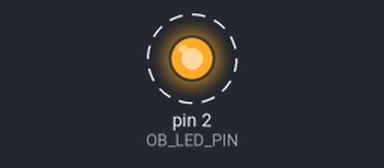
A sketch run on a simulated Arduino Uno, built with avr-gcc and run on an emulated ATmega328P. Shown: output pins drawn as LEDs (lit = HIGH). Dashed ring = blinking.

Above: at 0.5 s.
Timing chart, 0 to 4.6 s (numbered marks = the images above):
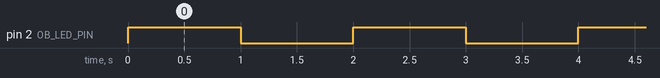

Measured:
- by itself, pin 2 (OB_LED_PIN): alternates HIGH for 1.0 s and LOW for 1.0 s

The sketch:

onboard_led.ino
```cpp
#define OB_LED_PIN 2

void setup()
{
    pinMode(OB_LED_PIN, OUTPUT);
}

void loop()
{
    digitalWrite(OB_LED_PIN, HIGH);
    delay(1000);
    digitalWrite(OB_LED_PIN, LOW);
    delay(1000);
}
```
